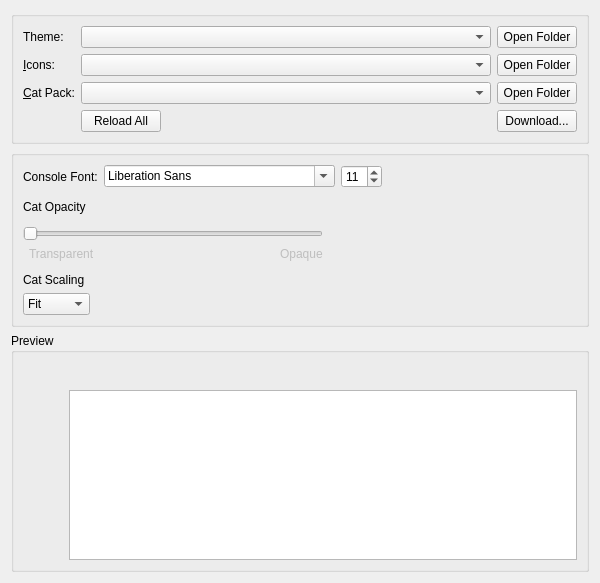
<?xml version="1.0" encoding="UTF-8"?>
<ui version="4.0">
 <class>AppearanceWidget</class>
 <widget class="QWidget" name="AppearanceWidget">
  <property name="geometry">
   <rect>
    <x>0</x>
    <y>0</y>
    <width>600</width>
    <height>583</height>
   </rect>
  </property>
  <property name="minimumSize">
   <size>
    <width>300</width>
    <height>0</height>
   </size>
  </property>
  <layout class="QVBoxLayout" name="verticalLayout" stretch="0,0,0">
   <item>
    <widget class="QGroupBox" name="themingBox">
     <property name="title">
      <string/>
     </property>
     <property name="flat">
      <bool>false</bool>
     </property>
     <layout class="QVBoxLayout" name="verticalLayout_2">
      <item>
       <layout class="QGridLayout" name="gridLayout">
        <item row="2" column="3">
         <widget class="QPushButton" name="catPackFolder">
          <property name="toolTip">
           <string>View cat packs folder.</string>
          </property>
          <property name="text">
           <string>Open Folder</string>
          </property>
         </widget>
        </item>
        <item row="0" column="3">
         <widget class="QPushButton" name="widgetStyleFolder">
          <property name="toolTip">
           <string>View widget themes folder.</string>
          </property>
          <property name="text">
           <string>Open Folder</string>
          </property>
         </widget>
        </item>
        <item row="1" column="3">
         <widget class="QPushButton" name="iconsFolder">
          <property name="toolTip">
           <string>View icon themes folder.</string>
          </property>
          <property name="text">
           <string>Open Folder</string>
          </property>
         </widget>
        </item>
        <item row="2" column="0">
         <widget class="QLabel" name="catPackLabel">
          <property name="text">
           <string>&amp;Cat Pack:</string>
          </property>
          <property name="buddy">
           <cstring>catPackComboBox</cstring>
          </property>
         </widget>
        </item>
        <item row="2" column="2">
         <widget class="QComboBox" name="catPackComboBox"/>
        </item>
        <item row="1" column="2">
         <widget class="QComboBox" name="iconsComboBox">
          <property name="sizePolicy">
           <sizepolicy hsizetype="Expanding" vsizetype="Fixed">
            <horstretch>0</horstretch>
            <verstretch>0</verstretch>
           </sizepolicy>
          </property>
          <property name="focusPolicy">
           <enum>Qt::FocusPolicy::StrongFocus</enum>
          </property>
         </widget>
        </item>
        <item row="0" column="2">
         <widget class="QComboBox" name="widgetStyleComboBox">
          <property name="sizePolicy">
           <sizepolicy hsizetype="Expanding" vsizetype="Fixed">
            <horstretch>0</horstretch>
            <verstretch>0</verstretch>
           </sizepolicy>
          </property>
          <property name="focusPolicy">
           <enum>Qt::FocusPolicy::StrongFocus</enum>
          </property>
         </widget>
        </item>
        <item row="3" column="2">
         <widget class="QPushButton" name="reloadThemesButton">
          <property name="sizePolicy">
           <sizepolicy hsizetype="Maximum" vsizetype="Fixed">
            <horstretch>0</horstretch>
            <verstretch>0</verstretch>
           </sizepolicy>
          </property>
          <property name="text">
           <string>Reload All</string>
          </property>
         </widget>
        </item>
        <item row="3" column="3">
         <widget class="QPushButton" name="downloadThemesButton">
          <property name="text">
           <string>Download...</string>
          </property>
         </widget>
        </item>
        <item row="0" column="0">
         <widget class="QLabel" name="widgetStyleLabel">
          <property name="text">
           <string>Theme:</string>
          </property>
          <property name="buddy">
           <cstring>widgetStyleComboBox</cstring>
          </property>
         </widget>
        </item>
        <item row="1" column="0">
         <widget class="QLabel" name="iconsLabel">
          <property name="text">
           <string>&amp;Icons:</string>
          </property>
          <property name="buddy">
           <cstring>iconsComboBox</cstring>
          </property>
         </widget>
        </item>
       </layout>
      </item>
     </layout>
    </widget>
   </item>
   <item>
    <widget class="QGroupBox" name="settingsBox">
     <property name="title">
      <string/>
     </property>
     <layout class="QVBoxLayout" name="verticalLayout_5">
      <item>
       <layout class="QHBoxLayout" name="horizontalLayout_5">
        <item>
         <widget class="QLabel" name="label">
          <property name="text">
           <string>Console Font:</string>
          </property>
         </widget>
        </item>
        <item>
         <widget class="QFontComboBox" name="consoleFont"/>
        </item>
        <item>
         <widget class="QSpinBox" name="fontSizeBox">
          <property name="sizePolicy">
           <sizepolicy hsizetype="Maximum" vsizetype="Fixed">
            <horstretch>0</horstretch>
            <verstretch>0</verstretch>
           </sizepolicy>
          </property>
          <property name="minimum">
           <number>5</number>
          </property>
          <property name="maximum">
           <number>16</number>
          </property>
          <property name="value">
           <number>11</number>
          </property>
         </widget>
        </item>
        <item>
         <spacer name="horizontalSpacer_2">
          <property name="orientation">
           <enum>Qt::Orientation::Horizontal</enum>
          </property>
          <property name="sizeHint" stdset="0">
           <size>
            <width>0</width>
            <height>0</height>
           </size>
          </property>
         </spacer>
        </item>
       </layout>
      </item>
      <item>
       <spacer name="verticalSpacer_2">
        <property name="orientation">
         <enum>Qt::Orientation::Vertical</enum>
        </property>
        <property name="sizeType">
         <enum>QSizePolicy::Policy::Fixed</enum>
        </property>
        <property name="sizeHint" stdset="0">
         <size>
          <width>0</width>
          <height>6</height>
         </size>
        </property>
       </spacer>
      </item>
      <item>
       <widget class="QLabel" name="catOpacityLabel">
        <property name="text">
         <string>Cat Opacity</string>
        </property>
       </widget>
      </item>
      <item>
       <widget class="QWidget" name="widget_2" native="true">
        <property name="maximumSize">
         <size>
          <width>300</width>
          <height>16777215</height>
         </size>
        </property>
        <layout class="QHBoxLayout" name="horizontalLayout_2">
         <property name="leftMargin">
          <number>0</number>
         </property>
         <property name="topMargin">
          <number>0</number>
         </property>
         <property name="rightMargin">
          <number>0</number>
         </property>
         <property name="bottomMargin">
          <number>0</number>
         </property>
        </layout>
       </widget>
      </item>
      <item>
       <widget class="QWidget" name="widget" native="true">
        <property name="maximumSize">
         <size>
          <width>300</width>
          <height>16777215</height>
         </size>
        </property>
        <layout class="QGridLayout" name="gridLayout_4">
         <property name="leftMargin">
          <number>0</number>
         </property>
         <property name="topMargin">
          <number>0</number>
         </property>
         <property name="rightMargin">
          <number>0</number>
         </property>
         <property name="bottomMargin">
          <number>0</number>
         </property>
         <item row="3" column="3">
          <widget class="QLabel" name="label_5">
           <property name="enabled">
            <bool>false</bool>
           </property>
           <property name="text">
            <string>Opaque</string>
           </property>
          </widget>
         </item>
         <item row="3" column="2">
          <spacer name="horizontalSpacer_4">
           <property name="orientation">
            <enum>Qt::Orientation::Horizontal</enum>
           </property>
           <property name="sizeHint" stdset="0">
            <size>
             <width>0</width>
             <height>0</height>
            </size>
           </property>
          </spacer>
         </item>
         <item row="3" column="1">
          <widget class="QLabel" name="label_4">
           <property name="enabled">
            <bool>false</bool>
           </property>
           <property name="text">
            <string>Transparent</string>
           </property>
          </widget>
         </item>
         <item row="2" column="0" colspan="4">
          <widget class="QSlider" name="catOpacitySlider">
           <property name="minimumSize">
            <size>
             <width>0</width>
             <height>0</height>
            </size>
           </property>
           <property name="maximum">
            <number>100</number>
           </property>
           <property name="orientation">
            <enum>Qt::Orientation::Horizontal</enum>
           </property>
          </widget>
         </item>
        </layout>
       </widget>
      </item>
      <item>
       <spacer name="verticalSpacer">
        <property name="orientation">
         <enum>Qt::Orientation::Vertical</enum>
        </property>
        <property name="sizeType">
         <enum>QSizePolicy::Policy::Fixed</enum>
        </property>
        <property name="sizeHint" stdset="0">
         <size>
          <width>0</width>
          <height>6</height>
         </size>
        </property>
       </spacer>
      </item>
      <item>
       <widget class="QLabel" name="catFitLabel">
        <property name="sizePolicy">
         <sizepolicy hsizetype="Maximum" vsizetype="Fixed">
          <horstretch>0</horstretch>
          <verstretch>0</verstretch>
         </sizepolicy>
        </property>
        <property name="text">
         <string>Cat Scaling</string>
        </property>
       </widget>
      </item>
      <item>
       <widget class="QComboBox" name="catFitComboBox">
        <property name="sizePolicy">
         <sizepolicy hsizetype="Maximum" vsizetype="Fixed">
          <horstretch>0</horstretch>
          <verstretch>0</verstretch>
         </sizepolicy>
        </property>
        <property name="sizeHint" stdset="0">
         <size>
          <width>81</width>
          <height>32</height>
         </size>
        </property>
        <property name="currentIndex">
         <number>0</number>
        </property>
        <item>
         <property name="text">
          <string>Fit</string>
         </property>
        </item>
        <item>
         <property name="text">
          <string>Fill</string>
         </property>
        </item>
        <item>
         <property name="text">
          <string>Stretch</string>
         </property>
        </item>
       </widget>
      </item>
     </layout>
    </widget>
   </item>
   <item>
    <widget class="QGroupBox" name="previewBox">
     <property name="title">
      <string>Preview</string>
     </property>
     <layout class="QVBoxLayout" name="verticalLayout_3">
      <item>
       <layout class="QHBoxLayout" name="horizontalLayout_3">
        <item>
         <widget class="QPushButton" name="catPreview">
          <property name="sizePolicy">
           <sizepolicy hsizetype="Fixed" vsizetype="Minimum">
            <horstretch>0</horstretch>
            <verstretch>0</verstretch>
           </sizepolicy>
          </property>
          <property name="focusPolicy">
           <enum>Qt::FocusPolicy::NoFocus</enum>
          </property>
          <property name="text">
           <string/>
          </property>
          <property name="iconSize">
           <size>
            <width>64</width>
            <height>128</height>
           </size>
          </property>
          <property name="flat">
           <bool>true</bool>
          </property>
         </widget>
        </item>
        <item>
         <layout class="QVBoxLayout" name="verticalLayout_4">
          <item>
           <layout class="QHBoxLayout" name="horizontalLayout">
            <item>
             <widget class="QPushButton" name="icon1">
              <property name="focusPolicy">
               <enum>Qt::FocusPolicy::NoFocus</enum>
              </property>
              <property name="text">
               <string/>
              </property>
              <property name="icon">
               <iconset theme="new"/>
              </property>
              <property name="flat">
               <bool>true</bool>
              </property>
             </widget>
            </item>
            <item>
             <widget class="QPushButton" name="icon2">
              <property name="focusPolicy">
               <enum>Qt::FocusPolicy::NoFocus</enum>
              </property>
              <property name="text">
               <string/>
              </property>
              <property name="icon">
               <iconset theme="centralmods"/>
              </property>
              <property name="flat">
               <bool>true</bool>
              </property>
             </widget>
            </item>
            <item>
             <widget class="QPushButton" name="icon3">
              <property name="focusPolicy">
               <enum>Qt::FocusPolicy::NoFocus</enum>
              </property>
              <property name="text">
               <string/>
              </property>
              <property name="icon">
               <iconset theme="viewfolder"/>
              </property>
              <property name="flat">
               <bool>true</bool>
              </property>
             </widget>
            </item>
            <item>
             <widget class="QPushButton" name="icon4">
              <property name="focusPolicy">
               <enum>Qt::FocusPolicy::NoFocus</enum>
              </property>
              <property name="text">
               <string/>
              </property>
              <property name="icon">
               <iconset theme="launch"/>
              </property>
              <property name="flat">
               <bool>true</bool>
              </property>
             </widget>
            </item>
            <item>
             <widget class="QPushButton" name="icon5">
              <property name="focusPolicy">
               <enum>Qt::FocusPolicy::NoFocus</enum>
              </property>
              <property name="text">
               <string/>
              </property>
              <property name="icon">
               <iconset theme="copy"/>
              </property>
              <property name="flat">
               <bool>true</bool>
              </property>
             </widget>
            </item>
            <item>
             <widget class="QPushButton" name="icon6">
              <property name="focusPolicy">
               <enum>Qt::FocusPolicy::NoFocus</enum>
              </property>
              <property name="text">
               <string/>
              </property>
              <property name="icon">
               <iconset theme="export"/>
              </property>
              <property name="flat">
               <bool>true</bool>
              </property>
             </widget>
            </item>
            <item>
             <widget class="QPushButton" name="icon7">
              <property name="focusPolicy">
               <enum>Qt::FocusPolicy::NoFocus</enum>
              </property>
              <property name="text">
               <string/>
              </property>
              <property name="icon">
               <iconset theme="delete"/>
              </property>
              <property name="flat">
               <bool>true</bool>
              </property>
             </widget>
            </item>
            <item>
             <widget class="QPushButton" name="icon8">
              <property name="focusPolicy">
               <enum>Qt::FocusPolicy::NoFocus</enum>
              </property>
              <property name="text">
               <string/>
              </property>
              <property name="icon">
               <iconset theme="about"/>
              </property>
              <property name="flat">
               <bool>true</bool>
              </property>
             </widget>
            </item>
            <item>
             <widget class="QPushButton" name="icon9">
              <property name="focusPolicy">
               <enum>Qt::FocusPolicy::NoFocus</enum>
              </property>
              <property name="text">
               <string/>
              </property>
              <property name="icon">
               <iconset theme="settings"/>
              </property>
              <property name="flat">
               <bool>true</bool>
              </property>
             </widget>
            </item>
            <item>
             <widget class="QPushButton" name="icon10">
              <property name="focusPolicy">
               <enum>Qt::FocusPolicy::NoFocus</enum>
              </property>
              <property name="text">
               <string/>
              </property>
              <property name="icon">
               <iconset theme="cat"/>
              </property>
              <property name="flat">
               <bool>true</bool>
              </property>
             </widget>
            </item>
            <item>
             <spacer name="horizontalSpacer">
              <property name="orientation">
               <enum>Qt::Orientation::Horizontal</enum>
              </property>
              <property name="sizeHint" stdset="0">
               <size>
                <width>0</width>
                <height>0</height>
               </size>
              </property>
             </spacer>
            </item>
           </layout>
          </item>
          <item>
           <widget class="QTextEdit" name="consolePreview">
            <property name="sizePolicy">
             <sizepolicy hsizetype="Expanding" vsizetype="Expanding">
              <horstretch>0</horstretch>
              <verstretch>0</verstretch>
             </sizepolicy>
            </property>
            <property name="horizontalScrollBarPolicy">
             <enum>Qt::ScrollBarPolicy::ScrollBarAsNeeded</enum>
            </property>
            <property name="undoRedoEnabled">
             <bool>false</bool>
            </property>
            <property name="textInteractionFlags">
             <set>Qt::TextInteractionFlag::TextSelectableByKeyboard|Qt::TextInteractionFlag::TextSelectableByMouse</set>
            </property>
           </widget>
          </item>
         </layout>
        </item>
       </layout>
      </item>
     </layout>
    </widget>
   </item>
  </layout>
 </widget>
 <tabstops>
  <tabstop>widgetStyleComboBox</tabstop>
  <tabstop>widgetStyleFolder</tabstop>
  <tabstop>iconsComboBox</tabstop>
  <tabstop>iconsFolder</tabstop>
  <tabstop>catPackComboBox</tabstop>
  <tabstop>catPackFolder</tabstop>
  <tabstop>reloadThemesButton</tabstop>
  <tabstop>consoleFont</tabstop>
  <tabstop>fontSizeBox</tabstop>
  <tabstop>catFitComboBox</tabstop>
  <tabstop>catOpacitySlider</tabstop>
  <tabstop>consolePreview</tabstop>
 </tabstops>
 <resources/>
 <connections/>
</ui>
